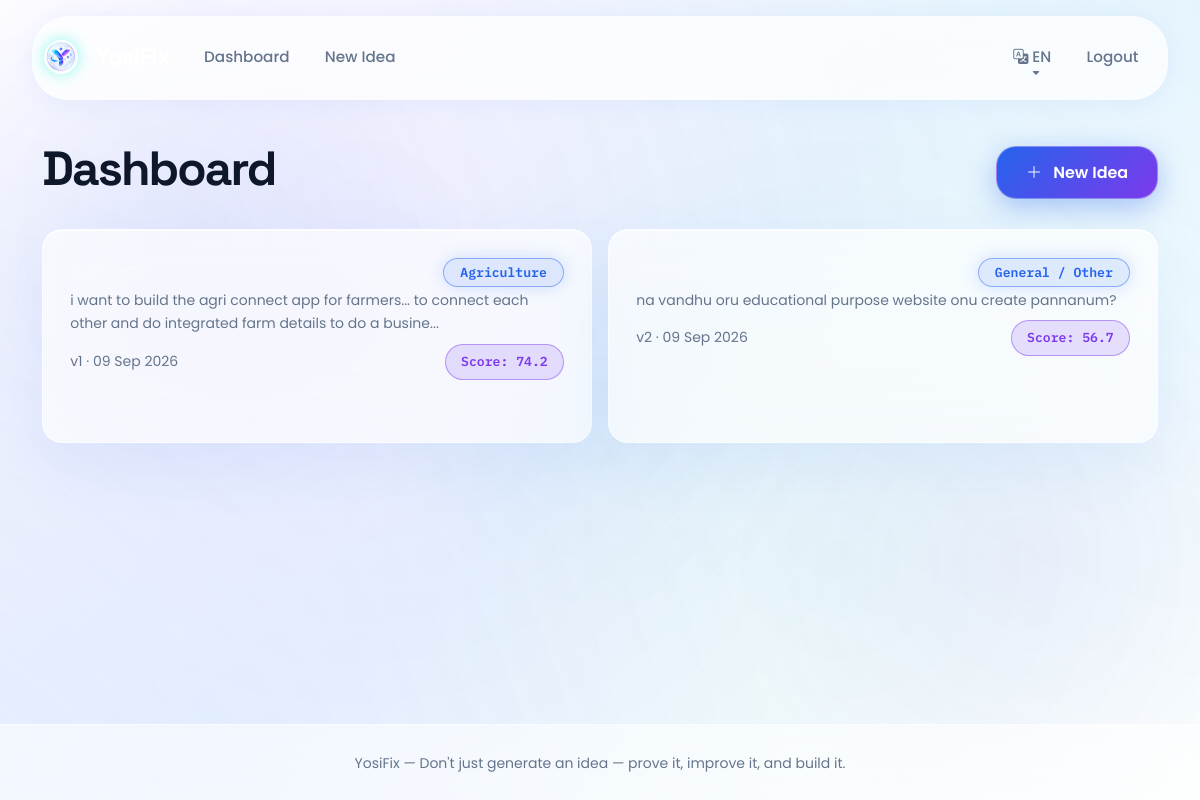
Before: /dashboard (signed in) with the older database file.
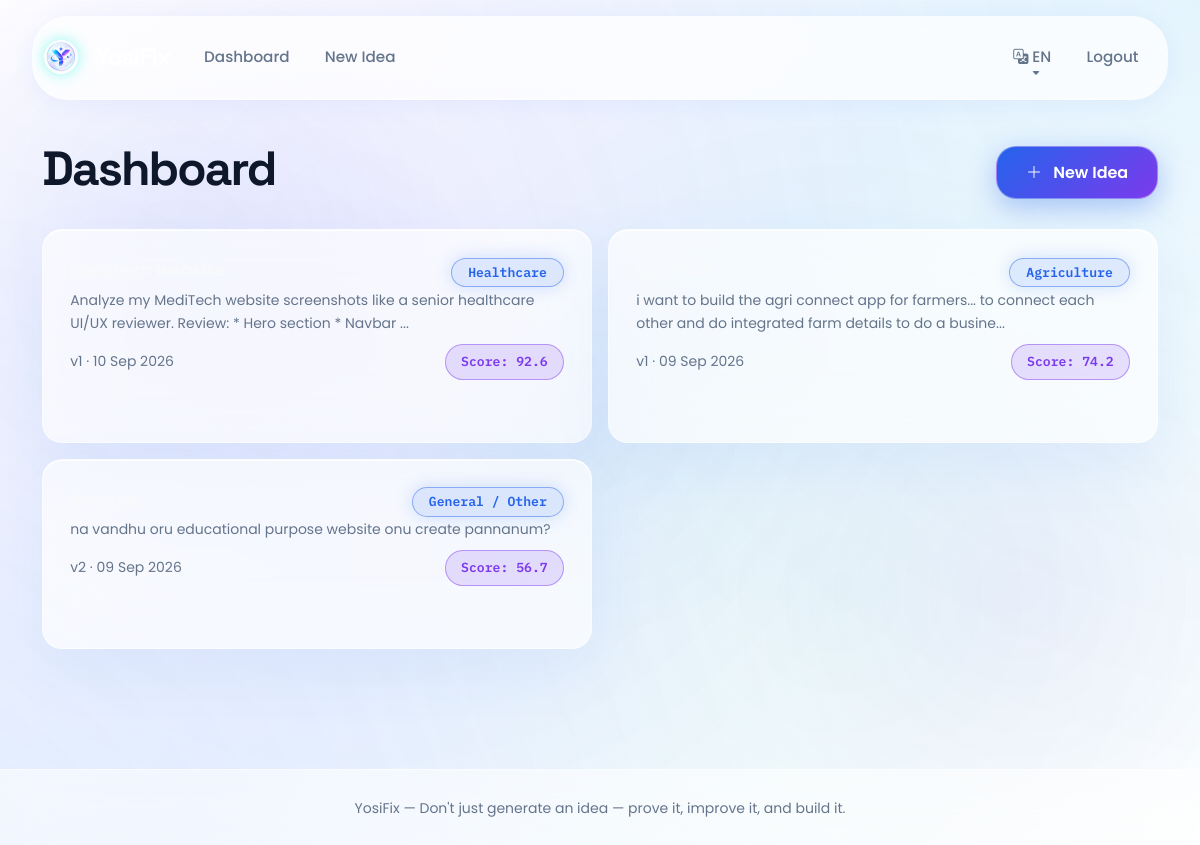
After: the same page with the newer database file.
### models.py (models this page shows)
class Idea(db.Model):
    __tablename__ = "ideas"
    id = db.Column(db.Integer, primary_key=True)
    user_id = db.Column(db.Integer, db.ForeignKey("users.id"), nullable=False)
    title = db.Column(db.String(200), nullable=False)
    raw_text = db.Column(db.Text, nullable=False)
    language = db.Column(db.String(5), default="en")
    domain = db.Column(db.String(80))
    domain_confidence = db.Column(db.Float, default=0.0)
    innovation_score = db.Column(db.Float, default=0.0)
    current_version = db.Column(db.Integer, default=1)
    created_at = db.Column(db.DateTime, default=utcnow)
    updated_at = db.Column(db.DateTime, default=utcnow, onupdate=utcnow)
    versions = db.relationship("IdeaVersion", backref="idea", lazy=True,
                                cascade="all, delete-orphan", order_by="IdeaVersion.version_num")
    analysis = db.relationship("AnalysisResult", backref="idea", lazy=True,
                                cascade="all, delete-orphan", uselist=False)
    prompts = db.relationship("PromptRecord", backref="idea", lazy=True,
                               cascade="all, delete-orphan")

### routes/main.py (the view)
@bp.route("/dashboard")
@login_required
def dashboard():
    ideas = Idea.query.filter_by(user_id=current_user.id).order_by(Idea.created_at.desc()).all()
    return render_template("dashboard.html", ideas=ideas, lang=current_lang(), t=t)

### app.py (called while the page is built)
def create_app(config_class=Config):
    app = Flask(__name__)
    app.config.from_object(config_class)
    try:
        instance_dir = os.path.join(app.root_path, "instance")
        os.makedirs(instance_dir, exist_ok=True)
    except Exception:
        pass
    db.init_app(app)
    login_manager.init_app(app)
    from models import User
    @login_manager.user_loader
    def load_user(user_id):
        return db.session.get(User, int(user_id))
    from routes.main import bp as main_bp
    from routes.auth import bp as auth_bp
    from routes.idea import bp as idea_bp
    app.register_blueprint(main_bp)
    app.register_blueprint(auth_bp)
    app.register_blueprint(idea_bp)
    @app.context_processor
    def inject_globals():
        return {"app_name": "YosiFix", "lang": session.get("lang", "en"), "t": translate}
    with app.app_context():
        db.create_all()
    return app

### modules/i18n.py (called while the page is built)
def t(key, lang="en"):
    lang = lang if lang in TRANSLATIONS else "en"
    return TRANSLATIONS[lang].get(key, TRANSLATIONS["en"].get(key, key))

### routes/main.py (called while the page is built)
def current_lang():
    return session.get("lang", "en")

### templates/dashboard.html (shortened to what this page needs)
{% extends "base.html" %}
{% block content %}
<div class="d-flex justify-content-between align-items-center mb-4">
  <h2>{{ t('nav_dashboard', lang) }}</h2>
  <a href="{{ url_for('idea.new') }}" class="btn btn-brand"><i class="bi bi-plus-lg"></i> {{ t('nav_new_idea', lang) }}</a>
</div>
{% if not ideas %}
<div class="glass-card text-center py-5">
  <i class="bi bi-lightbulb fs-1 text-warning"></i>
  <p class="mt-3 mb-4">{{ t('empty_dashboard', lang) }}</p>
  <a href="{{ url_for('idea.new') }}" class="btn btn-brand">{{ t('nav_new_idea', lang) }}</a>
</div>
{% else %}
<div class="row g-3">
  {% for idea in ideas %}
  <div class="col-md-6">
    <a href="{{ url_for('idea.result', idea_id=idea.id) }}" class="text-decoration-none">
      <div class="glass-card idea-list-item h-100">
        <div class="d-flex justify-content-between align-items-start">
          <h5 class="text-light mb-2">{{ idea.title }}</h5>
          {% if idea.domain %}<span class="badge badge-domain">{{ idea.domain }}</span>{% endif %}
        </div>
        <p class="text-muted-custom small mb-2">{{ idea.raw_text[:120] }}{% if idea.raw_text|length > 120 %}...{% endif %}</p>
        <div class="d-flex justify-content-between align-items-center">
          <small class="text-muted-custom">v{{ idea.current_version }} &middot; {{ idea.created_at.strftime('%d %b %Y') }}</small>
          {% if idea.innovation_score %}
          <span class="similarity-pill">Score: {{ idea.innovation_score }}</span>
          {% endif %}
        </div>
      </div>
    </a>
  </div>
  {% endfor %}
</div>
{% endif %}
{% endblock %}

### templates/base.html (shortened to what this page needs)
<!DOCTYPE html>
<html lang="{{ lang|default('en') }}" data-bs-theme="dark" class="dark">
<head>
<link href="https://cdn.jsdelivr.net/npm/bootstrap@5.3.3/dist/css/bootstrap.min.css" rel="stylesheet">
<link href="https://cdn.jsdelivr.net/npm/bootstrap-icons@1.11.3/font/bootstrap-icons.min.css" rel="stylesheet">
<link rel="stylesheet" href="{{ url_for('static', filename='css/style.css') }}?v=3.1.0">
</head>
<body>
<nav class="navbar navbar-expand-lg glass-nav sticky-top">
  <div class="container">
    <a class="navbar-brand brand-logo" href="{{ url_for('main.landing') }}">
      <img src="{{ url_for('static', filename='img/logo.png') }}" alt="YosiFix Logo" class="brand-logo-img me-2">
      <span class="brand-name">YosiFix</span>
    </a>
    <div class="collapse navbar-collapse" id="navMain">
      <ul class="navbar-nav me-auto mb-2 mb-lg-0">
        {% if current_user.is_authenticated %}
        <li class="nav-item"><a class="nav-link" href="{{ url_for('main.dashboard') }}">{{ t('nav_dashboard', lang) }}</a></li>
        <li class="nav-item"><a class="nav-link" href="{{ url_for('idea.new') }}">{{ t('nav_new_idea', lang) }}</a></li>
        {% endif %}
      </ul>
      <ul class="navbar-nav align-items-lg-center">
        <li class="nav-item dropdown">
          <a class="nav-link dropdown-toggle" href="#" role="button" data-bs-toggle="dropdown">
            <i class="bi bi-translate"></i> {{ lang|upper }}
          </a>
        </li>
        {% if current_user.is_authenticated %}
        <li class="nav-item"><a class="nav-link" href="{{ url_for('auth.logout') }}">{{ t('nav_logout', lang) }}</a></li>
        {% else %}
        <li class="nav-item"><a class="nav-link" href="{{ url_for('auth.login') }}">{{ t('nav_login', lang) }}</a></li>
        <li class="nav-item"><a class="btn btn-brand btn-sm ms-lg-2" href="{{ url_for('auth.register') }}">{{ t('nav_register', lang) }}</a></li>
        {% endif %}
      </ul>
    </div>
  </div>
</nav>
<main class="app-main">
  <div class="container py-4">
    {% block content %}{% endblock %}
  </div>
</main>
<footer class="app-footer text-center py-4">
  <small>YosiFix &mdash; {{ t('tagline', lang) }}</small>
</footer>
</body>
</html>

Changed rows visible on the page:
added Idea: domain "Healthcare", raw_text "Analyze my MediTech website screenshots like a senior healthcare UI/UX reviewer. Review: * Hero section * Navbar", current_version "1", created_at "10 Sep 2026", innovation_score "92.6"
